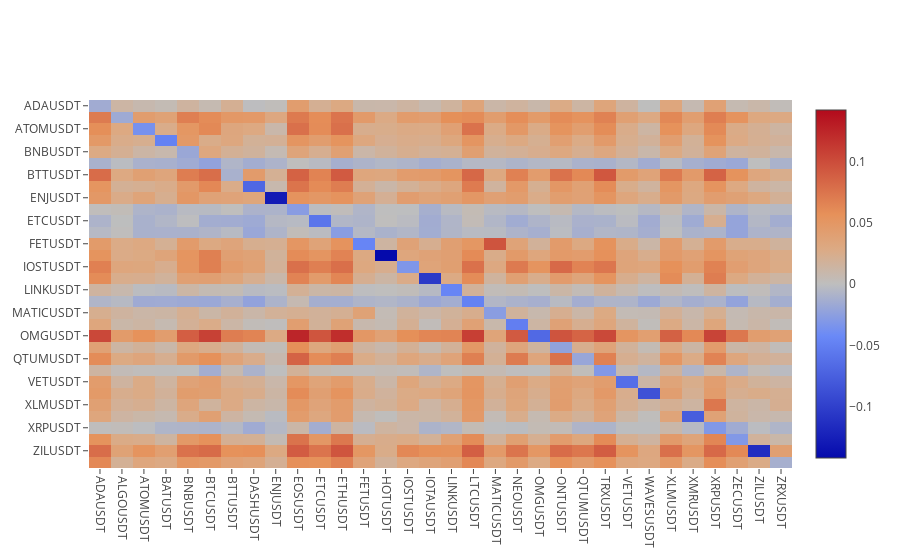
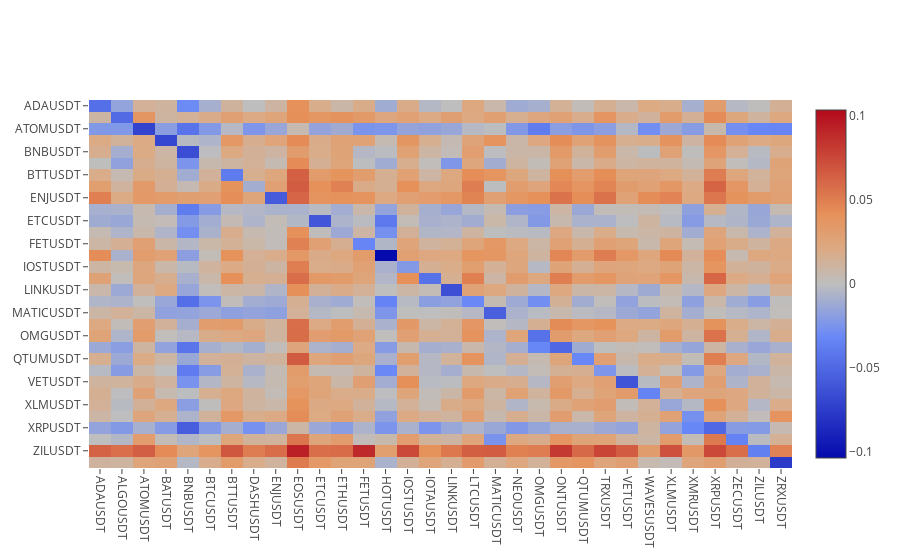
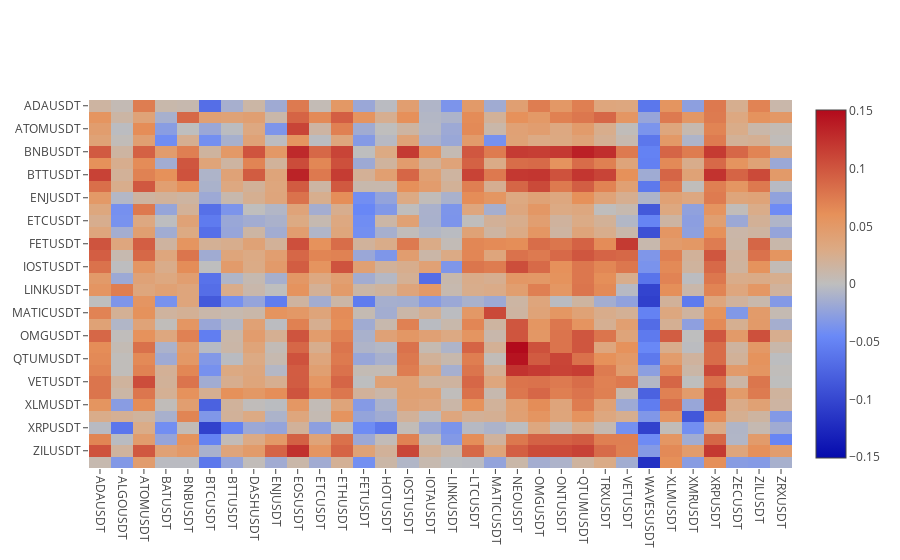

The code cell stored with these charts, in order, in its notebook:
### Markdown cell above
#### Lagged-sectional correlations

- Lagged returns (5min/1H/12H) on x-axis
- Blue diagonal represents self mean reversion

We would expect larger cryptocurrencies to lead smaller one. We observe this effect on the 5-min timescale and much less later. That means the leadlag effect is generally realized under an hour. For Bitcoin, the high liquidity allows this effect to realize on an even shorter scale (disappears in the 1-hour plot)

### Code cell
plt.plot_corr_heatmap(st.lagged_correlation(data, 'r5', 5), False)
plt.plot_corr_heatmap(st.lagged_correlation(data, 'r60', 60), False)
plt.plot_corr_heatmap(st.lagged_correlation(data, 'r720', 720), False)

### Figure 1 — Plotly figure (JSON) as saved in the notebook; plotly's stock layout.template omitted (floating-point values rounded to 4 significant figures; data arrays with more than 128 entries replaced by an {"elided": "..."} marker saying what was removed)
{"data": [{"colorscale": "RdBu", "type": "heatmap", "uid": "d2ccd100-6eef-4d89-8d59-ba92e7465b27", "x": ["ADAUSDT", "ALGOUSDT", "ATOMUSDT", "BATUSDT", "BNBUSDT", "BTCUSDT", "BTTUSDT", "DASHUSDT", "ENJUSDT", "EOSUSDT", "ETCUSDT", "ETHUSDT", "FETUSDT", "HOTUSDT", "IOSTUSDT", "IOTAUSDT", "LINKUSDT", "LTCUSDT", "MATICUSDT", "NEOUSDT", "OMGUSDT", "ONTUSDT", "QTUMUSDT", "TRXUSDT", "VETUSDT", "WAVESUSDT", "XLMUSDT", "XMRUSDT", "XRPUSDT", "ZECUSDT", "ZILUSDT", "ZRXUSDT"], "y": ["ADAUSDT", "ALGOUSDT", "ATOMUSDT", "BATUSDT", "BNBUSDT", "BTCUSDT", "BTTUSDT", "DASHUSDT", "ENJUSDT", "EOSUSDT", "ETCUSDT", "ETHUSDT", "FETUSDT", "HOTUSDT", "IOSTUSDT", "IOTAUSDT", "LINKUSDT", "LTCUSDT", "MATICUSDT", "NEOUSDT", "OMGUSDT", "ONTUSDT", "QTUMUSDT", "TRXUSDT", "VETUSDT", "WAVESUSDT", "XLMUSDT", "XMRUSDT", "XRPUSDT", "ZECUSDT", "ZILUSDT", "ZRXUSDT"], "z": {"elided": "32x32 float values"}, "zmid": 0}], "layout": {"autosize": true, "xaxis": {"automargin": true, "side": "bottom", "tickangle": 90}, "yaxis": {"automargin": true, "autorange": "reversed"}}}

### Figure 2 — Plotly figure (JSON) as saved in the notebook; plotly's stock layout.template omitted (floating-point values rounded to 4 significant figures; data arrays with more than 128 entries replaced by an {"elided": "..."} marker saying what was removed)
{"data": [{"colorscale": "RdBu", "type": "heatmap", "uid": "1e7ab9c3-7b3b-4b6f-b5af-d7dc95c88d47", "x": ["ADAUSDT", "ALGOUSDT", "ATOMUSDT", "BATUSDT", "BNBUSDT", "BTCUSDT", "BTTUSDT", "DASHUSDT", "ENJUSDT", "EOSUSDT", "ETCUSDT", "ETHUSDT", "FETUSDT", "HOTUSDT", "IOSTUSDT", "IOTAUSDT", "LINKUSDT", "LTCUSDT", "MATICUSDT", "NEOUSDT", "OMGUSDT", "ONTUSDT", "QTUMUSDT", "TRXUSDT", "VETUSDT", "WAVESUSDT", "XLMUSDT", "XMRUSDT", "XRPUSDT", "ZECUSDT", "ZILUSDT", "ZRXUSDT"], "y": ["ADAUSDT", "ALGOUSDT", "ATOMUSDT", "BATUSDT", "BNBUSDT", "BTCUSDT", "BTTUSDT", "DASHUSDT", "ENJUSDT", "EOSUSDT", "ETCUSDT", "ETHUSDT", "FETUSDT", "HOTUSDT", "IOSTUSDT", "IOTAUSDT", "LINKUSDT", "LTCUSDT", "MATICUSDT", "NEOUSDT", "OMGUSDT", "ONTUSDT", "QTUMUSDT", "TRXUSDT", "VETUSDT", "WAVESUSDT", "XLMUSDT", "XMRUSDT", "XRPUSDT", "ZECUSDT", "ZILUSDT", "ZRXUSDT"], "z": {"elided": "32x32 float values"}, "zmid": 0}], "layout": {"autosize": true, "xaxis": {"automargin": true, "side": "bottom", "tickangle": 90}, "yaxis": {"automargin": true, "autorange": "reversed"}}}

### Figure 3 — Plotly figure (JSON) as saved in the notebook; plotly's stock layout.template omitted (floating-point values rounded to 4 significant figures; data arrays with more than 128 entries replaced by an {"elided": "..."} marker saying what was removed)
{"data": [{"colorscale": "RdBu", "type": "heatmap", "uid": "55c97e20-c778-4374-9f83-c885144a0df1", "x": ["ADAUSDT", "ALGOUSDT", "ATOMUSDT", "BATUSDT", "BNBUSDT", "BTCUSDT", "BTTUSDT", "DASHUSDT", "ENJUSDT", "EOSUSDT", "ETCUSDT", "ETHUSDT", "FETUSDT", "HOTUSDT", "IOSTUSDT", "IOTAUSDT", "LINKUSDT", "LTCUSDT", "MATICUSDT", "NEOUSDT", "OMGUSDT", "ONTUSDT", "QTUMUSDT", "TRXUSDT", "VETUSDT", "WAVESUSDT", "XLMUSDT", "XMRUSDT", "XRPUSDT", "ZECUSDT", "ZILUSDT", "ZRXUSDT"], "y": ["ADAUSDT", "ALGOUSDT", "ATOMUSDT", "BATUSDT", "BNBUSDT", "BTCUSDT", "BTTUSDT", "DASHUSDT", "ENJUSDT", "EOSUSDT", "ETCUSDT", "ETHUSDT", "FETUSDT", "HOTUSDT", "IOSTUSDT", "IOTAUSDT", "LINKUSDT", "LTCUSDT", "MATICUSDT", "NEOUSDT", "OMGUSDT", "ONTUSDT", "QTUMUSDT", "TRXUSDT", "VETUSDT", "WAVESUSDT", "XLMUSDT", "XMRUSDT", "XRPUSDT", "ZECUSDT", "ZILUSDT", "ZRXUSDT"], "z": {"elided": "32x32 float values"}, "zmid": 0}], "layout": {"autosize": true, "xaxis": {"automargin": true, "side": "bottom", "tickangle": 90}, "yaxis": {"automargin": true, "autorange": "reversed"}}}
